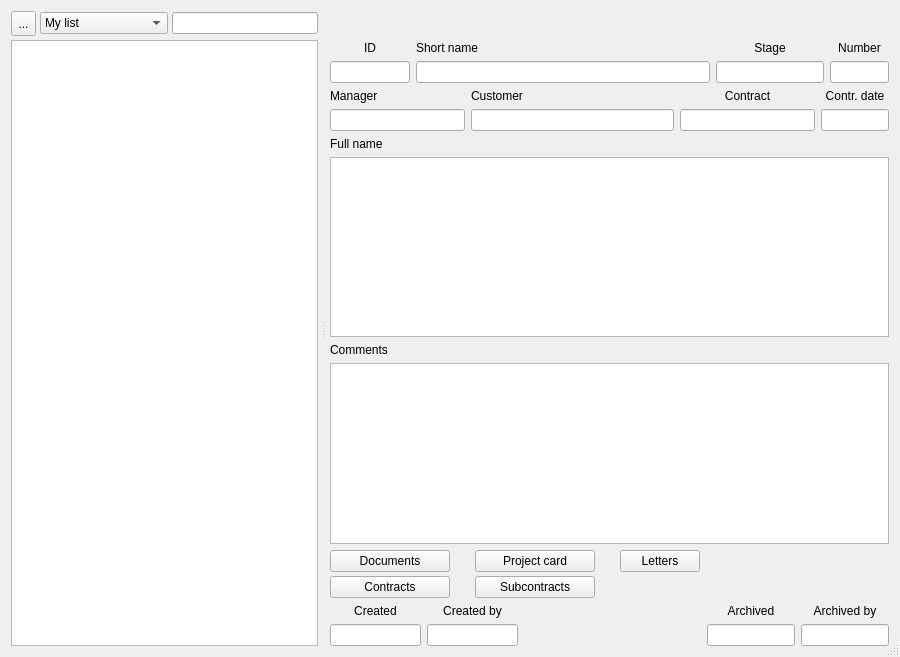
<?xml version="1.0" encoding="UTF-8"?>
<ui version="4.0">
 <class>ProjectListDlg</class>
 <widget class="QDialog" name="ProjectListDlg">
  <property name="geometry">
   <rect>
    <x>0</x>
    <y>0</y>
    <width>900</width>
    <height>657</height>
   </rect>
  </property>
  <property name="acceptDrops">
   <bool>true</bool>
  </property>
  <property name="windowTitle">
   <string>Select project</string>
  </property>
  <property name="locale">
   <locale language="English" country="UnitedStates"/>
  </property>
  <property name="sizeGripEnabled">
   <bool>true</bool>
  </property>
  <layout class="QHBoxLayout" name="horizontalLayout_11">
   <item>
    <widget class="QSplitter" name="splitter">
     <property name="orientation">
      <enum>Qt::Horizontal</enum>
     </property>
     <property name="childrenCollapsible">
      <bool>false</bool>
     </property>
     <widget class="QWidget" name="wdTree" native="true">
      <layout class="QVBoxLayout" name="verticalLayout" stretch="0,100">
       <property name="spacing">
        <number>4</number>
       </property>
       <property name="leftMargin">
        <number>0</number>
       </property>
       <property name="topMargin">
        <number>0</number>
       </property>
       <property name="rightMargin">
        <number>4</number>
       </property>
       <property name="bottomMargin">
        <number>0</number>
       </property>
       <item>
        <layout class="QHBoxLayout" name="horizontalLayout">
         <item>
          <widget class="QToolButton" name="tbReload">
           <property name="sizePolicy">
            <sizepolicy hsizetype="Expanding" vsizetype="MinimumExpanding">
             <horstretch>0</horstretch>
             <verstretch>0</verstretch>
            </sizepolicy>
           </property>
           <property name="minimumSize">
            <size>
             <width>25</width>
             <height>25</height>
            </size>
           </property>
           <property name="maximumSize">
            <size>
             <width>25</width>
             <height>25</height>
            </size>
           </property>
           <property name="text">
            <string>...</string>
           </property>
           <property name="icon">
            <iconset>
             <normaloff>:/some/ico/ico/reload.png</normaloff>:/some/ico/ico/reload.png</iconset>
           </property>
          </widget>
         </item>
         <item>
          <widget class="QComboBox" name="cbProjTreeMode">
           <item>
            <property name="text">
             <string>My list</string>
            </property>
           </item>
           <item>
            <property name="text">
             <string>Recently changed</string>
            </property>
           </item>
           <item>
            <property name="text">
             <string>Non-archive</string>
            </property>
           </item>
           <item>
            <property name="text">
             <string>Archive</string>
            </property>
           </item>
           <item>
            <property name="text">
             <string>All</string>
            </property>
           </item>
           <item>
            <property name="text">
             <string>Filter</string>
            </property>
           </item>
          </widget>
         </item>
         <item>
          <widget class="QLineEdit" name="lineEdit"/>
         </item>
        </layout>
       </item>
       <item>
        <widget class="ProjectTree" name="treeWidget">
         <property name="contextMenuPolicy">
          <enum>Qt::CustomContextMenu</enum>
         </property>
         <property name="dragDropMode">
          <enum>QAbstractItemView::DragDrop</enum>
         </property>
         <attribute name="headerVisible">
          <bool>false</bool>
         </attribute>
         <column>
          <property name="text">
           <string notr="true">1</string>
          </property>
         </column>
        </widget>
       </item>
      </layout>
     </widget>
     <widget class="QStackedWidget" name="stProps">
      <property name="currentIndex">
       <number>1</number>
      </property>
      <widget class="QWidget" name="page_sel">
       <layout class="QHBoxLayout" name="horizontalLayout_9">
        <item>
         <widget class="QDialogButtonBox" name="buttonBox">
          <property name="orientation">
           <enum>Qt::Vertical</enum>
          </property>
          <property name="standardButtons">
           <set>QDialogButtonBox::Cancel|QDialogButtonBox::Ok</set>
          </property>
         </widget>
        </item>
        <item>
         <spacer name="horizontalSpacer_5">
          <property name="orientation">
           <enum>Qt::Horizontal</enum>
          </property>
          <property name="sizeHint" stdset="0">
           <size>
            <width>40</width>
            <height>20</height>
           </size>
          </property>
         </spacer>
        </item>
       </layout>
      </widget>
      <widget class="QWidget" name="page_proj">
       <layout class="QVBoxLayout" name="verticalLayout_18">
        <property name="leftMargin">
         <number>4</number>
        </property>
        <property name="topMargin">
         <number>0</number>
        </property>
        <property name="rightMargin">
         <number>0</number>
        </property>
        <property name="bottomMargin">
         <number>0</number>
        </property>
        <item>
         <spacer name="verticalSpacer_3">
          <property name="orientation">
           <enum>Qt::Vertical</enum>
          </property>
          <property name="sizeType">
           <enum>QSizePolicy::Fixed</enum>
          </property>
          <property name="sizeHint" stdset="0">
           <size>
            <width>20</width>
            <height>30</height>
           </size>
          </property>
         </spacer>
        </item>
        <item>
         <layout class="QHBoxLayout" name="horizontalLayout_2" stretch="1,5,0,1">
          <item>
           <layout class="QVBoxLayout" name="verticalLayout_2">
            <item>
             <widget class="QLabel" name="label">
              <property name="text">
               <string>ID</string>
              </property>
              <property name="alignment">
               <set>Qt::AlignCenter</set>
              </property>
             </widget>
            </item>
            <item>
             <widget class="QLineEdit" name="leID">
              <property name="sizePolicy">
               <sizepolicy hsizetype="Fixed" vsizetype="Fixed">
                <horstretch>0</horstretch>
                <verstretch>0</verstretch>
               </sizepolicy>
              </property>
              <property name="minimumSize">
               <size>
                <width>80</width>
                <height>0</height>
               </size>
              </property>
              <property name="maximumSize">
               <size>
                <width>100</width>
                <height>16777215</height>
               </size>
              </property>
              <property name="alignment">
               <set>Qt::AlignCenter</set>
              </property>
              <property name="readOnly">
               <bool>true</bool>
              </property>
             </widget>
            </item>
           </layout>
          </item>
          <item>
           <layout class="QVBoxLayout" name="verticalLayout_3">
            <item>
             <widget class="QLabel" name="label_2">
              <property name="text">
               <string>Short name</string>
              </property>
             </widget>
            </item>
            <item>
             <widget class="QLineEdit" name="leShortName">
              <property name="readOnly">
               <bool>true</bool>
              </property>
             </widget>
            </item>
           </layout>
          </item>
          <item>
           <layout class="QVBoxLayout" name="verticalLayout_13">
            <item>
             <widget class="QLabel" name="label_11">
              <property name="text">
               <string>Stage</string>
              </property>
              <property name="alignment">
               <set>Qt::AlignCenter</set>
              </property>
             </widget>
            </item>
            <item>
             <widget class="QLineEdit" name="leStage">
              <property name="readOnly">
               <bool>true</bool>
              </property>
             </widget>
            </item>
           </layout>
          </item>
          <item>
           <layout class="QVBoxLayout" name="verticalLayout_9">
            <item>
             <widget class="QLabel" name="lblNumber">
              <property name="text">
               <string>Number</string>
              </property>
              <property name="alignment">
               <set>Qt::AlignCenter</set>
              </property>
             </widget>
            </item>
            <item>
             <widget class="QLineEdit" name="leNumber">
              <property name="alignment">
               <set>Qt::AlignCenter</set>
              </property>
              <property name="readOnly">
               <bool>true</bool>
              </property>
             </widget>
            </item>
           </layout>
          </item>
         </layout>
        </item>
        <item>
         <layout class="QHBoxLayout" name="horizontalLayout_3" stretch="2,3,2,1">
          <item>
           <layout class="QVBoxLayout" name="verticalLayout_5">
            <item>
             <widget class="QLabel" name="label_3">
              <property name="text">
               <string>Manager</string>
              </property>
             </widget>
            </item>
            <item>
             <widget class="QLineEdit" name="leGIP">
              <property name="readOnly">
               <bool>true</bool>
              </property>
             </widget>
            </item>
           </layout>
          </item>
          <item>
           <layout class="QVBoxLayout" name="verticalLayout_6">
            <item>
             <widget class="QLabel" name="label_4">
              <property name="text">
               <string>Customer</string>
              </property>
             </widget>
            </item>
            <item>
             <widget class="QLineEdit" name="leCustomer">
              <property name="readOnly">
               <bool>true</bool>
              </property>
             </widget>
            </item>
           </layout>
          </item>
          <item>
           <layout class="QVBoxLayout" name="verticalLayout_7">
            <item>
             <widget class="QLabel" name="label_5">
              <property name="text">
               <string>Contract</string>
              </property>
              <property name="alignment">
               <set>Qt::AlignCenter</set>
              </property>
             </widget>
            </item>
            <item>
             <widget class="QLineEdit" name="leContract">
              <property name="readOnly">
               <bool>true</bool>
              </property>
             </widget>
            </item>
           </layout>
          </item>
          <item>
           <layout class="QVBoxLayout" name="verticalLayout_8">
            <item>
             <widget class="QLabel" name="label_6">
              <property name="text">
               <string>Contr. date</string>
              </property>
              <property name="alignment">
               <set>Qt::AlignCenter</set>
              </property>
             </widget>
            </item>
            <item>
             <widget class="QLineEdit" name="leContractDate">
              <property name="alignment">
               <set>Qt::AlignCenter</set>
              </property>
              <property name="readOnly">
               <bool>true</bool>
              </property>
             </widget>
            </item>
           </layout>
          </item>
         </layout>
        </item>
        <item>
         <widget class="QLabel" name="label_8">
          <property name="text">
           <string>Full name</string>
          </property>
         </widget>
        </item>
        <item>
         <widget class="QPlainTextEdit" name="ptFullName">
          <property name="readOnly">
           <bool>true</bool>
          </property>
         </widget>
        </item>
        <item>
         <widget class="QLabel" name="label_15">
          <property name="text">
           <string>Comments</string>
          </property>
         </widget>
        </item>
        <item>
         <widget class="QPlainTextEdit" name="ptComments">
          <property name="readOnly">
           <bool>true</bool>
          </property>
         </widget>
        </item>
        <item>
         <widget class="QWidget" name="wdButtons" native="true">
          <layout class="QVBoxLayout" name="verticalLayout_4">
           <property name="spacing">
            <number>4</number>
           </property>
           <property name="leftMargin">
            <number>0</number>
           </property>
           <property name="topMargin">
            <number>0</number>
           </property>
           <property name="rightMargin">
            <number>0</number>
           </property>
           <property name="bottomMargin">
            <number>0</number>
           </property>
           <item>
            <layout class="QHBoxLayout" name="horizontalLayout_6">
             <property name="spacing">
              <number>25</number>
             </property>
             <item>
              <widget class="QPushButton" name="pbDocs">
               <property name="minimumSize">
                <size>
                 <width>120</width>
                 <height>0</height>
                </size>
               </property>
               <property name="text">
                <string>Documents</string>
               </property>
              </widget>
             </item>
             <item>
              <widget class="QPushButton" name="pbProjectCard">
               <property name="minimumSize">
                <size>
                 <width>120</width>
                 <height>0</height>
                </size>
               </property>
               <property name="text">
                <string>Project card</string>
               </property>
              </widget>
             </item>
             <item>
              <widget class="QPushButton" name="pbIncoming">
               <property name="text">
                <string>Letters</string>
               </property>
              </widget>
             </item>
             <item>
              <spacer name="horizontalSpacer_2">
               <property name="orientation">
                <enum>Qt::Horizontal</enum>
               </property>
               <property name="sizeHint" stdset="0">
                <size>
                 <width>40</width>
                 <height>20</height>
                </size>
               </property>
              </spacer>
             </item>
            </layout>
           </item>
           <item>
            <layout class="QHBoxLayout" name="horizontalLayout_8">
             <property name="spacing">
              <number>25</number>
             </property>
             <item>
              <widget class="QPushButton" name="pbContracts">
               <property name="minimumSize">
                <size>
                 <width>120</width>
                 <height>0</height>
                </size>
               </property>
               <property name="text">
                <string>Contracts</string>
               </property>
              </widget>
             </item>
             <item>
              <widget class="QPushButton" name="pbSubContracts">
               <property name="minimumSize">
                <size>
                 <width>120</width>
                 <height>0</height>
                </size>
               </property>
               <property name="text">
                <string>Subcontracts</string>
               </property>
              </widget>
             </item>
             <item>
              <spacer name="horizontalSpacer_3">
               <property name="orientation">
                <enum>Qt::Horizontal</enum>
               </property>
               <property name="sizeHint" stdset="0">
                <size>
                 <width>40</width>
                 <height>20</height>
                </size>
               </property>
              </spacer>
             </item>
            </layout>
           </item>
          </layout>
         </widget>
        </item>
        <item>
         <layout class="QHBoxLayout" name="horizontalLayout_4" stretch="1,1,2,2">
          <item>
           <layout class="QVBoxLayout" name="verticalLayout_11">
            <item>
             <widget class="QLabel" name="label_9">
              <property name="text">
               <string>Created</string>
              </property>
              <property name="alignment">
               <set>Qt::AlignCenter</set>
              </property>
             </widget>
            </item>
            <item>
             <widget class="QLineEdit" name="leCrDate">
              <property name="alignment">
               <set>Qt::AlignCenter</set>
              </property>
              <property name="readOnly">
               <bool>true</bool>
              </property>
             </widget>
            </item>
           </layout>
          </item>
          <item>
           <layout class="QVBoxLayout" name="verticalLayout_12">
            <item>
             <widget class="QLabel" name="label_10">
              <property name="text">
               <string>Created by</string>
              </property>
              <property name="alignment">
               <set>Qt::AlignCenter</set>
              </property>
             </widget>
            </item>
            <item>
             <widget class="QLineEdit" name="leCrUser">
              <property name="alignment">
               <set>Qt::AlignCenter</set>
              </property>
              <property name="readOnly">
               <bool>true</bool>
              </property>
             </widget>
            </item>
           </layout>
          </item>
          <item>
           <spacer name="horizontalSpacer">
            <property name="orientation">
             <enum>Qt::Horizontal</enum>
            </property>
            <property name="sizeHint" stdset="0">
             <size>
              <width>40</width>
              <height>20</height>
             </size>
            </property>
           </spacer>
          </item>
          <item>
           <widget class="QWidget" name="wdArchive" native="true">
            <layout class="QHBoxLayout" name="horizontalLayout_7" stretch="1,1">
             <property name="spacing">
              <number>6</number>
             </property>
             <property name="leftMargin">
              <number>0</number>
             </property>
             <property name="topMargin">
              <number>0</number>
             </property>
             <property name="rightMargin">
              <number>0</number>
             </property>
             <property name="bottomMargin">
              <number>0</number>
             </property>
             <item>
              <layout class="QVBoxLayout" name="verticalLayout_14">
               <item>
                <widget class="QLabel" name="label_12">
                 <property name="text">
                  <string>Archived</string>
                 </property>
                 <property name="alignment">
                  <set>Qt::AlignCenter</set>
                 </property>
                </widget>
               </item>
               <item>
                <widget class="QLineEdit" name="leEndDate">
                 <property name="alignment">
                  <set>Qt::AlignCenter</set>
                 </property>
                 <property name="readOnly">
                  <bool>true</bool>
                 </property>
                </widget>
               </item>
              </layout>
             </item>
             <item>
              <layout class="QVBoxLayout" name="verticalLayout_15">
               <item>
                <widget class="QLabel" name="label_13">
                 <property name="text">
                  <string>Archived by</string>
                 </property>
                 <property name="alignment">
                  <set>Qt::AlignCenter</set>
                 </property>
                </widget>
               </item>
               <item>
                <widget class="QLineEdit" name="leEndUser">
                 <property name="alignment">
                  <set>Qt::AlignCenter</set>
                 </property>
                 <property name="readOnly">
                  <bool>true</bool>
                 </property>
                </widget>
               </item>
              </layout>
             </item>
            </layout>
           </widget>
          </item>
         </layout>
        </item>
       </layout>
      </widget>
      <widget class="QWidget" name="page_group">
       <layout class="QVBoxLayout" name="verticalLayout_16">
        <property name="leftMargin">
         <number>4</number>
        </property>
        <property name="topMargin">
         <number>0</number>
        </property>
        <property name="rightMargin">
         <number>0</number>
        </property>
        <property name="bottomMargin">
         <number>0</number>
        </property>
        <item>
         <spacer name="verticalSpacer">
          <property name="orientation">
           <enum>Qt::Vertical</enum>
          </property>
          <property name="sizeType">
           <enum>QSizePolicy::Fixed</enum>
          </property>
          <property name="sizeHint" stdset="0">
           <size>
            <width>20</width>
            <height>30</height>
           </size>
          </property>
         </spacer>
        </item>
        <item>
         <layout class="QHBoxLayout" name="horizontalLayout_5">
          <item>
           <widget class="QLabel" name="label_14">
            <property name="text">
             <string>Name</string>
            </property>
           </widget>
          </item>
          <item>
           <widget class="QLineEdit" name="leGrpName">
            <property name="readOnly">
             <bool>true</bool>
            </property>
           </widget>
          </item>
         </layout>
        </item>
        <item>
         <spacer name="verticalSpacer_2">
          <property name="orientation">
           <enum>Qt::Vertical</enum>
          </property>
          <property name="sizeHint" stdset="0">
           <size>
            <width>20</width>
            <height>428</height>
           </size>
          </property>
         </spacer>
        </item>
       </layout>
      </widget>
      <widget class="QWidget" name="page_null"/>
     </widget>
    </widget>
   </item>
  </layout>
 </widget>
 <customwidgets>
  <customwidget>
   <class>ProjectTree</class>
   <extends>QTreeWidget</extends>
   <header>ProjectTree.h</header>
  </customwidget>
 </customwidgets>
 <resources/>
 <connections>
  <connection>
   <sender>buttonBox</sender>
   <signal>rejected()</signal>
   <receiver>ProjectListDlg</receiver>
   <slot>reject()</slot>
   <hints>
    <hint type="sourcelabel">
     <x>316</x>
     <y>260</y>
    </hint>
    <hint type="destinationlabel">
     <x>286</x>
     <y>274</y>
    </hint>
   </hints>
  </connection>
 </connections>
</ui>
